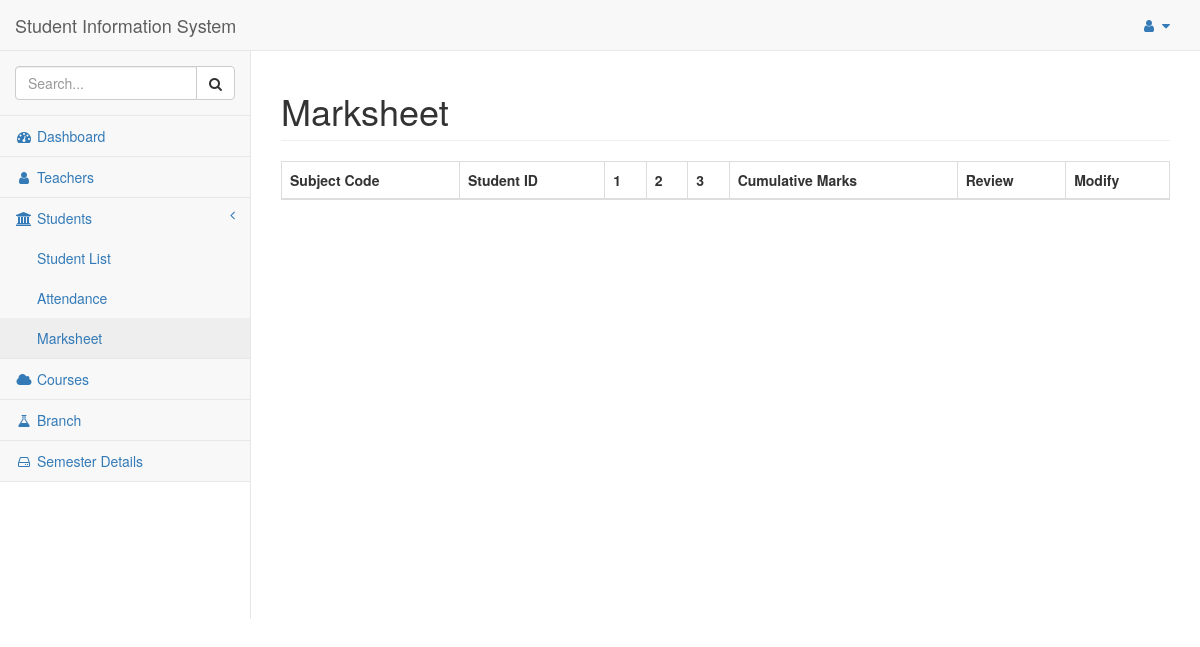
Page /marksheet (signed in) on the earlier database version.
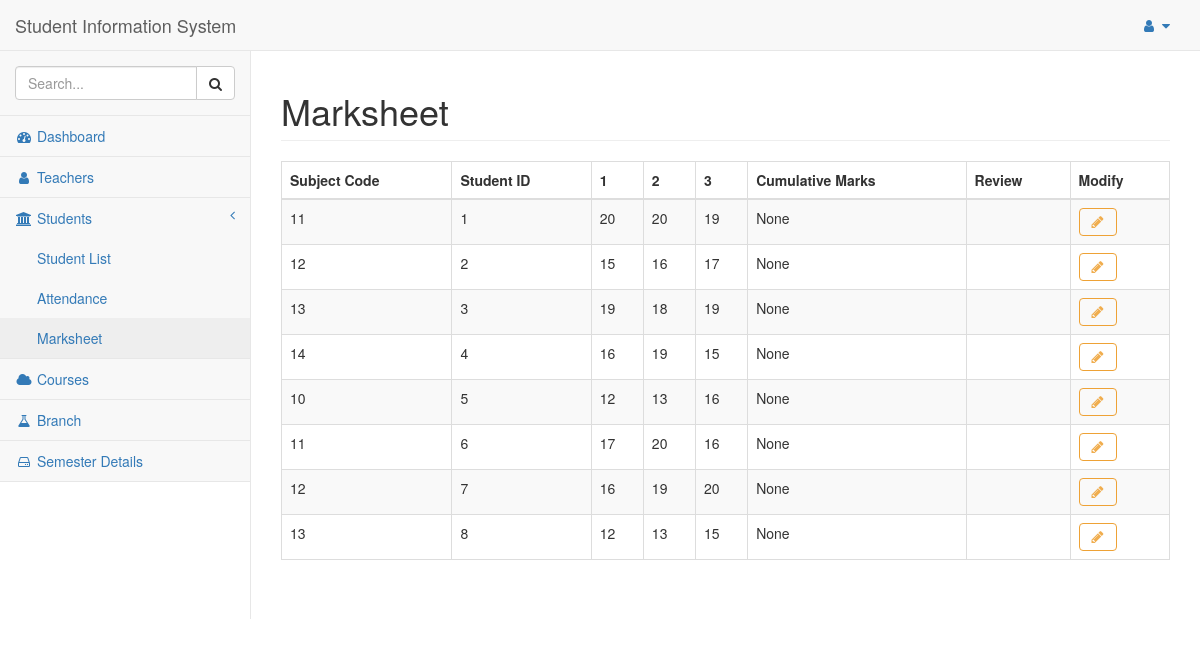
Same page on the later database version.
### tables this page shows
CREATE TABLE Marksheet
(
 sub_code   integer NOT NULL ,
 student_id integer NOT NULL ,
 t1         integer unsigned NULL ,
 t2         integer unsigned NULL ,
 t3         integer unsigned NULL ,
 cm         integer unsigned NULL ,
 review     text NOT NULL ,
PRIMARY KEY (sub_code, student_id),
FOREIGN KEY  (sub_code) REFERENCES Subject (sub_code) ON DELETE CASCADE ON UPDATE CASCADE,
FOREIGN KEY (student_id) REFERENCES Student (student_id) ON DELETE CASCADE ON UPDATE CASCADE
);

### flaskapp.py (the view)
@app.route("/marksheet")
def marksheet():
    global ID
    if not session.get('logged_in'):
        return login()
    else:
        entry_list = query_db("SELECT * FROM Marksheet", [])
        return render_template("marksheet.html", id=ID, entry_list=entry_list)

### flaskapp.py (called while the page is built)
def get_db():
    db = getattr(g, '_database', None)
    if db is None:
        db = g._database = sqlite3.connect(DATABASE)
        db.create_function('avg', 3, average)
        db.row_factory = sqlite3.Row
    return db

def query_db(query: object, args: object, one: object = False) -> object:
    cur = get_db().execute(query, args)
    rv = cur.fetchall()
    cur.close()
    return (rv[0] if rv else None) if one else rv

@app.teardown_appcontext
def close_connection(exception):
    db = getattr(g, '_database', None)
    if db is not None:
        db.close()

### templates/marksheet.html
{% extends "base.html" %}
{% block title %}Marksheet{% endblock %}
{% block content %}
  <table class="table table-striped table-bordered table-hover dataTables no-footer dtr-inline collapsed" style="width: 100%;" id="dataTables">
    <thead>
      <tr>
        <th scope="col">Subject Code</th>
        <th scope="col">Student ID</th>
        <th scope="col"><strong>1</strong></th>
        <th scope="col"><strong>2</strong></th>
        <th scope="col"><strong>3</strong></th>
        <th scope="col">Cumulative Marks</th>
        <th scope="col">Review</th>
        <th scope="col">Modify</th>
      </tr>
    </thead>
    {% for entry in entry_list: %}
      <tr>
        <td>{{ entry['sub_code'] }}</td>
        <td>{{ entry['student_id'] }}</td>
        <td>{{ entry['t1'] }}</td>
        <td>{{ entry['t2'] }}</td>
        <td>{{ entry['t3'] }}</td>
        <td>{{ entry['cm'] }}</td>
        <td>{{ entry['review'] }}</td>
        <td>
          <button type="button" class="btn btn-outline btn-warning fa fa-pencil" onclick="window.location.href='/modify/attendance/{{ entry['student_id'] }}/{{ entry['sub_code'] }}'"></button>
        </td>
      </tr>
    {% endfor %}
  </table>
{% endblock content %}

### templates/base.html (shortened to what this page needs)
<!DOCTYPE html>
<html lang="en">
  <head>
    <link href="{{ url_for('static', filename='vendor/bootstrap/css/bootstrap.min.css') }}" rel="stylesheet">
    <link href="{{ url_for('static', filename='vendor/metisMenu/metisMenu.min.css') }}" rel="stylesheet">
    <link href="{{ url_for('static', filename='dist/css/sb-admin-2.css') }}" rel="stylesheet">
    <link href="{{ url_for('static', filename='vendor/morrisjs/morris.css') }}" rel="stylesheet">
    <link rel="stylesheet" href="https://stackpath.bootstrapcdn.com/font-awesome/4.7.0/css/font-awesome.min.css">
  </head>
  <body>
    <div id="wrapper">
      <nav class="navbar navbar-default navbar-static-top" role="navigation" style="margin-bottom: 0">
        <div class="navbar-header">
          <a class="navbar-brand" href="/">Student Information System</a>
        </div>
        <ul class="nav navbar-top-links navbar-right">
          <li class="dropdown">
            <a class="dropdown-toggle" data-toggle="dropdown" href="#">
              <i class="fa fa-user fa-fw"></i> <i class="fa fa-caret-down"></i>
            </a>
      </li>
    </ul>
    <div class="navbar-default sidebar" role="navigation">
      <div class="sidebar-nav navbar-collapse">
        <ul class="nav" id="side-menu">
          <li class="sidebar-search">
            <div class="input-group custom-search-form">
              <input type="text" class="form-control" placeholder="Search...">
              <span class="input-group-btn">
                <button class="btn btn-default" type="button">
                <i class="fa fa-search"></i>
                </button>
              </span>
            </div>
          </li>
          <li>
            <a href="/"><i class="fa fa-dashboard fa-fw"></i> Dashboard</a>
          </li>
          <li>
            <a href="/teachers"><i class="fa fa-user fa-fw"></i> Teachers</a>
          </li>
          <li>
            <a href="#"><i class="fa fa-institution fa-fw"></i> Students<span class="fa arrow"></span></a>
            <ul class="nav nav-second-level">
              <li>
                <li>
                  <a href="/students">Student List</a>
                </li>
                <li>
                  <a href="/attendance">Attendance</a>
                </li>
                <li>
                  <a href="/marksheet">Marksheet</a>
                </li>
              </li>
            </ul>
          </li>
          <li>
            <a href="/courses"><i class="fa fa-cloud fa-fw"></i> Courses</a>
          </li>
          <li>
            <a href="/branch"><i class="fa fa-flask fa-fw"></i> Branch</a>
          </li>
          <li>
            <a href="/semester"><i class="fa fa-hdd-o fa-fw"></i> Semester Details</a>
          </li>
        </div>
      </nav>
      <div id="page-wrapper">
        <div class="row">
          <div class="col-lg-12">
            <h1 class="page-header">
            {% block title %}{% endblock %}
            </h1>
          </div>
        </div>
        {% block content %}{% endblock content %}
      </div>
    </body>
  </html>

Differences in the rows shown:
added Marksheet: sub_code "11", student_id "1", t1 "20", t2 "20", t3 "19", cm "None"
added Marksheet: sub_code "12", student_id "2", t1 "15", t2 "16", t3 "17", cm "None"
added Marksheet: sub_code "13", student_id "3", t1 "19", t2 "18", t3 "19", cm "None"
added Marksheet: sub_code "14", student_id "4", t1 "16", t2 "19", t3 "15", cm "None"
added Marksheet: sub_code "10", student_id "5", t1 "12", t2 "13", t3 "16", cm "None"
added Marksheet: sub_code "11", student_id "6", t1 "17", t2 "20", t3 "16", cm "None"
added Marksheet: sub_code "12", student_id "7", t1 "16", t2 "19", t3 "20", cm "None"
added Marksheet: sub_code "13", student_id "8", t1 "12", t2 "13", t3 "15", cm "None"
